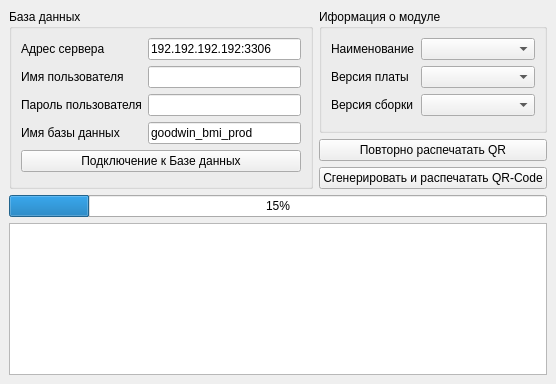
<?xml version="1.0" encoding="UTF-8"?>
<ui version="4.0">
 <class>PrintQR</class>
 <widget class="QMainWindow" name="PrintQR">
  <property name="geometry">
   <rect>
    <x>0</x>
    <y>0</y>
    <width>556</width>
    <height>384</height>
   </rect>
  </property>
  <property name="windowTitle">
   <string>QRprint</string>
  </property>
  <property name="autoFillBackground">
   <bool>false</bool>
  </property>
  <property name="iconSize">
   <size>
    <width>24</width>
    <height>24</height>
   </size>
  </property>
  <widget class="QWidget" name="centralwidget">
   <layout class="QGridLayout" name="gridLayout">
    <item row="0" column="0" rowspan="3">
     <widget class="QGroupBox" name="GroupBD">
      <property name="minimumSize">
       <size>
        <width>290</width>
        <height>180</height>
       </size>
      </property>
      <property name="maximumSize">
       <size>
        <width>16777215</width>
        <height>250</height>
       </size>
      </property>
      <property name="font">
       <font>
        <weight>50</weight>
        <bold>false</bold>
       </font>
      </property>
      <property name="title">
       <string>База данных</string>
      </property>
      <property name="flat">
       <bool>false</bool>
      </property>
      <property name="checkable">
       <bool>false</bool>
      </property>
      <property name="checked">
       <bool>false</bool>
      </property>
      <layout class="QGridLayout" name="gridLayout_4">
       <item row="0" column="0">
        <widget class="QLabel" name="LabelHost">
         <property name="text">
          <string>Адрес сервера</string>
         </property>
        </widget>
       </item>
       <item row="0" column="1">
        <widget class="QLineEdit" name="InputHost">
         <property name="minimumSize">
          <size>
           <width>100</width>
           <height>0</height>
          </size>
         </property>
         <property name="text">
          <string>192.192.192.192:3306</string>
         </property>
        </widget>
       </item>
       <item row="1" column="0">
        <widget class="QLabel" name="LabelUser">
         <property name="text">
          <string>Имя пользователя</string>
         </property>
        </widget>
       </item>
       <item row="1" column="1">
        <widget class="QLineEdit" name="InputUser">
         <property name="minimumSize">
          <size>
           <width>100</width>
           <height>0</height>
          </size>
         </property>
        </widget>
       </item>
       <item row="2" column="0">
        <widget class="QLabel" name="LabelPass">
         <property name="text">
          <string>Пароль пользователя</string>
         </property>
        </widget>
       </item>
       <item row="2" column="1">
        <widget class="QLineEdit" name="InputPass">
         <property name="sizePolicy">
          <sizepolicy hsizetype="Expanding" vsizetype="Fixed">
           <horstretch>0</horstretch>
           <verstretch>0</verstretch>
          </sizepolicy>
         </property>
         <property name="minimumSize">
          <size>
           <width>100</width>
           <height>0</height>
          </size>
         </property>
         <property name="text">
          <string/>
         </property>
        </widget>
       </item>
       <item row="3" column="0">
        <widget class="QLabel" name="LabelBD">
         <property name="text">
          <string>Имя базы данных</string>
         </property>
        </widget>
       </item>
       <item row="3" column="1">
        <widget class="QLineEdit" name="InputBD">
         <property name="minimumSize">
          <size>
           <width>110</width>
           <height>0</height>
          </size>
         </property>
         <property name="autoFillBackground">
          <bool>false</bool>
         </property>
         <property name="text">
          <string>goodwin_bmi_prod</string>
         </property>
         <property name="frame">
          <bool>true</bool>
         </property>
         <property name="dragEnabled">
          <bool>false</bool>
         </property>
         <property name="readOnly">
          <bool>true</bool>
         </property>
        </widget>
       </item>
       <item row="4" column="0" colspan="2">
        <widget class="QPushButton" name="ConnectBD">
         <property name="text">
          <string>Подключение к Базе данных</string>
         </property>
        </widget>
       </item>
      </layout>
     </widget>
    </item>
    <item row="4" column="0" colspan="2">
     <widget class="QTextBrowser" name="TextBrowser">
      <property name="minimumSize">
       <size>
        <width>0</width>
        <height>150</height>
       </size>
      </property>
     </widget>
    </item>
    <item row="1" column="1">
     <widget class="QPushButton" name="PuchPrintQR2">
      <property name="text">
       <string>Повторно распечатать QR</string>
      </property>
     </widget>
    </item>
    <item row="0" column="1">
     <widget class="QGroupBox" name="GroupMod">
      <property name="title">
       <string>Иформация о модуле</string>
      </property>
      <layout class="QFormLayout" name="formLayout_2">
       <item row="0" column="0">
        <widget class="QLabel" name="LabelNameMod">
         <property name="text">
          <string>Наименование</string>
         </property>
        </widget>
       </item>
       <item row="0" column="1">
        <widget class="QComboBox" name="BoxNameMod">
         <property name="minimumSize">
          <size>
           <width>15</width>
           <height>0</height>
          </size>
         </property>
        </widget>
       </item>
       <item row="1" column="0">
        <widget class="QLabel" name="LabelBoardVer">
         <property name="text">
          <string>Версия платы</string>
         </property>
        </widget>
       </item>
       <item row="1" column="1">
        <widget class="QComboBox" name="BoxBoardVer">
         <property name="minimumSize">
          <size>
           <width>15</width>
           <height>0</height>
          </size>
         </property>
        </widget>
       </item>
       <item row="2" column="0">
        <widget class="QLabel" name="LabelBuildVer">
         <property name="text">
          <string>Версия сборки</string>
         </property>
        </widget>
       </item>
       <item row="2" column="1">
        <widget class="QComboBox" name="BoxBuildVer">
         <property name="enabled">
          <bool>true</bool>
         </property>
         <property name="minimumSize">
          <size>
           <width>15</width>
           <height>0</height>
          </size>
         </property>
        </widget>
       </item>
      </layout>
     </widget>
    </item>
    <item row="2" column="1">
     <widget class="QPushButton" name="PushGenPrintQR">
      <property name="text">
       <string>Сгенерировать и распечатать QR-Code</string>
      </property>
     </widget>
    </item>
    <item row="3" column="0" colspan="2">
     <widget class="QProgressBar" name="ProgressBar">
      <property name="value">
       <number>15</number>
      </property>
     </widget>
    </item>
   </layout>
  </widget>
 </widget>
 <resources/>
 <connections/>
</ui>
